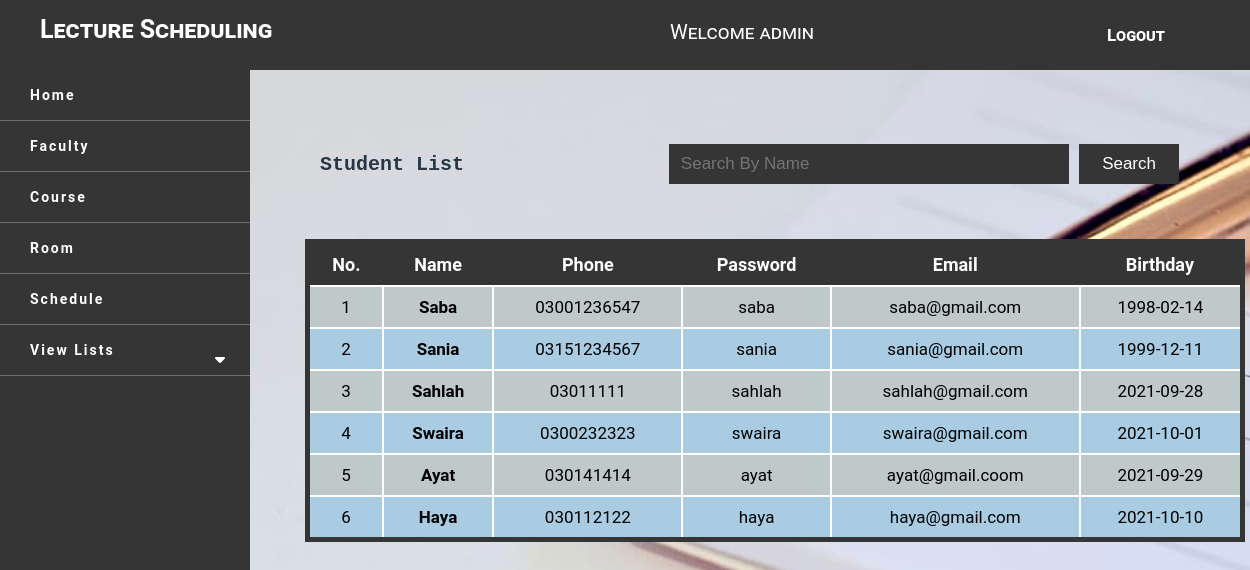
/admin/liststudent.php (signed in), run on the app's committed database.
### tables this page shows
CREATE TABLE `student` (
  `st_id` int(11) NOT NULL,
  `st_name` varchar(255) NOT NULL,
  `st_email` varchar(255) NOT NULL,
  `st_password` varchar(255) NOT NULL,
  `st_birth` date NOT NULL,
  `st_number` varchar(255) NOT NULL
);

### admin/liststudent.php (the view, shortened to what this page needs)
<?php
include 'include/navbar.php';
$sr = 1;
if (isset($_POST['search'])) {
    $searchKey = $_POST['search'];
    $show_op =  "SELECT * FROM student WHERE st_name LIKE '%$searchKey%'";
} else {
    $show_op = "SELECT * FROM student";
    $searchKey = "";
}
$result = mysqli_query($con, $show_op); ?>
<div class="form_list">
    <table class="view_list">
        <tr>
            <td>
                <h2>Student List</h2>
            </td>
            <td>
                <form action="" method="post">
                    <input type="text" name="search" size="50" height="20" placeholder="Search By Name " autocomplete="off" class="search"value="<?php echo $searchKey ?>">
                    <input type="button" name="search" value="Search" class="se_button">
                </form>
            </td>
        </tr>
    </table>
<div class="view" style="margin-top: -0px; width:100%;">
    <table class="display">
        <tr>
            <th>No.</th>
            <th>Name</th>
            <th>Phone</th>
            <th>Password</th>
            <th>Email</th>
            <th>Birthday</th>
        </tr>
        <?php
        $total  = mysqli_num_rows($result);
        if ($total > 0) {
            while ($res = mysqli_fetch_array($result)) {
        ?>
                <tr>
                    <td><?php echo $sr; ?></td>
                    <td style="text-transform: capitalize;"><b><?php echo $res['st_name'] ?></b></td>
                    <td style="text-transform: capitalize;"><?php echo $res['st_number'] ?></td>
                    <td><?php echo $res['st_password'] ?></td>
                    <td><?php echo $res['st_email'] ?></td>
                    <td><?php echo $res['st_birth'] ?></td>
        <?php
                $sr++;
            }
        } else {
            echo "<tr><td colspan=\"8\" style=\"font-weight:bold; height: 50px; color:red; text-align:center;font-size:24px;\"> No Student Register Yet</td></tr>";
        }
        ?>
    </table>
</div></div>
</div>

### admin/include/navbar.php (shortened to what this page needs)
<?php
include '../include/config.php';
$userprofile = $_SESSION['a_name'];
$pro = "SELECT * FROM `admin` WHERE `a_name` = '$userprofile'";
$sql = mysqli_query($con, $pro);
$result = mysqli_fetch_assoc($sql);
$a_name = $result['a_name'];
?>
<!DOCTYPE html>
<html>
<head>
    <link href="../fonts/css/all.css" rel="stylesheet" type="text/css" media="all" />
    <link rel="stylesheet" type="text/css" href="../css/style.css">
</head>
<body style="  background: url('../img/bg.jpg') fixed center;
    background-size: cover;">
    <nav class="stick">
    <h1>Lecture Scheduling</h1>
    <div class="navmid">
        Welcome <?php echo $a_name; ?>
    </div>
        <div class="std_detail">
           <ul>
               <li><a href="../include/logout.php">Logout</a></li>
           </ul>
        </div>
    </nav>
    <div class="sidebar">
        <ul>
            <li><a href="index.php">Home</a></li>
            <li><a href="addfaculty.php">Faculty</a></li>
            <li><a href="addcourse.php" class="pro_btn">Course</a>
            <li><a href="addroom.php" class="pro_btn">Room</a>
            <li><a href="schedule.php" class="pro_btn">Schedule</a>
            <li><a href="#" class="pro_btn">View Lists</a>
                <span class="fas fa-caret-down second"></span>
            </li>
        </ul>
    </div>
    <div class="main">
    <body>

### css/style.css (style rules this page uses)
* { padding: 0; margin: 0; font-size: 17px; box-sizing: border-box; opacity: 1; }
body { font-family: "Roboto", sans-serif; }
nav { background: rgb(54, 53, 53); color: white; position: fixed; top: 0; left: 0; width: 100%; height: 70px; opacity: 0.8; font-variant: small-caps; z-index: 1; }
.stick { background: rgb(54, 53, 53); opacity: 1; }
nav h1 { position: absolute; top: 15px; left: 40px; font-size: 25px; }
nav .std_detail { float: right; position: absolute; top: 10px; right: 60px; font-size: 20px; color: white; }
nav .std_detail ul li a { color: white; padding: 10px; text-decoration: none; font-weight: 600; }
.display { margin-left: auto; margin-right: auto; color: white; border-collapse: collapse; font-size: 16px; padding: 5px; width: 90%; text-align: -webkit-center; }
.form_list { top: 18%; left: 20%; position: absolute; }
.view_list { width: 900px; margin-left: 50px; color: #273746; font-weight: 600; font-family: "Courier New", Courier, monospace; }
.view_list h2 { margin-left: 20px; font-size: 20px; font-weight: bold; }
.search { background: rgb(54, 53, 53); width: 400px; height: 40px; padding: 10px; color: white; border: 2px solid rgb(54, 53, 53); margin-left: 200px; text-transform: capitalize; }
.se_button { width: 100px; color: white; background: rgb(54, 53, 53); border: none; height: 40px; cursor: pointer; }
.sidebar { margin-top: 70px; position: fixed; width: 250px; height: 100%; background: rgb(54, 53, 53); padding-bottom: 100px; }
.sidebar ul li a { position: relative; display: flex; color: white; font-weight: bold; text-align: center; padding-left: 80px; text-decoration: none; line-height: 50px; letter-spacing: 2px; font-size: 14px; border-bottom: 1px solid rgb(247, 243, 243, 0.3); }
.sidebar ul li { position: relative; margin-left: -50px; }
.fa-caret-down { position: absolute; top: 50%; right: 20px; color: white; transform: translate(-50%); }
.std_detail ul { display: flex; margin: 15px; }
.std_detail li { list-style: none; margin-left: 70px; }
.main { margin-left: 250px; }
.view { width: 90%; margin: auto; padding: 15px 5px; margin-left: 50px; }
.view table { margin: 40px auto; width: 100%; border: 5px solid rgb(54, 53, 53); }
.view table tr > th { background: rgb(54, 53, 53); padding: 10px; color: white; text-align: center; font-size: 18px; }
.view table tr > td { padding: 10px; text-align: center; color: black; border: 2px solid white; }
.view tr:nth-child(even) { background: #bfc9ca; }
.view tr:nth-child(odd) { background: #a9cce3; border: 2px solid white; }
table { margin-left: auto; margin-right: auto; color: white; border-collapse: collapse; font-size: 16px; padding: 5px; width: 90%; text-align: -webkit-center; padding: 10px; }
table input { width: 300px; height: 30px; padding: 5px; }
span { color: white; font-size: 16px; text-align: center; margin-left: 110px; }
.navmid { position: relative; top: 20px; left: 670px; font-size: 20px; }

### data on the page
student: st_name "Saba", st_number "03001236547", st_password "saba", st_email "saba@gmail.com", st_birth "1998-02-14"
student: st_name "Sania", st_number "03151234567", st_password "sania", st_email "sania@gmail.com", st_birth "1999-12-11"
student: st_name "Sahlah", st_number "03011111", st_password "sahlah", st_email "sahlah@gmail.com", st_birth "2021-09-28"
student: st_name "Swaira", st_number "0300232323", st_password "swaira", st_email "swaira@gmail.com", st_birth "2021-10-01"
student: st_name "Ayat", st_number "030141414", st_password "ayat", st_email "ayat@gmail.coom", st_birth "2021-09-29"
student: st_name "Haya", st_number "030112122", st_password "haya", st_email "haya@gmail.com", st_birth "2021-10-10"

### other printed values
$a_name "admin"
